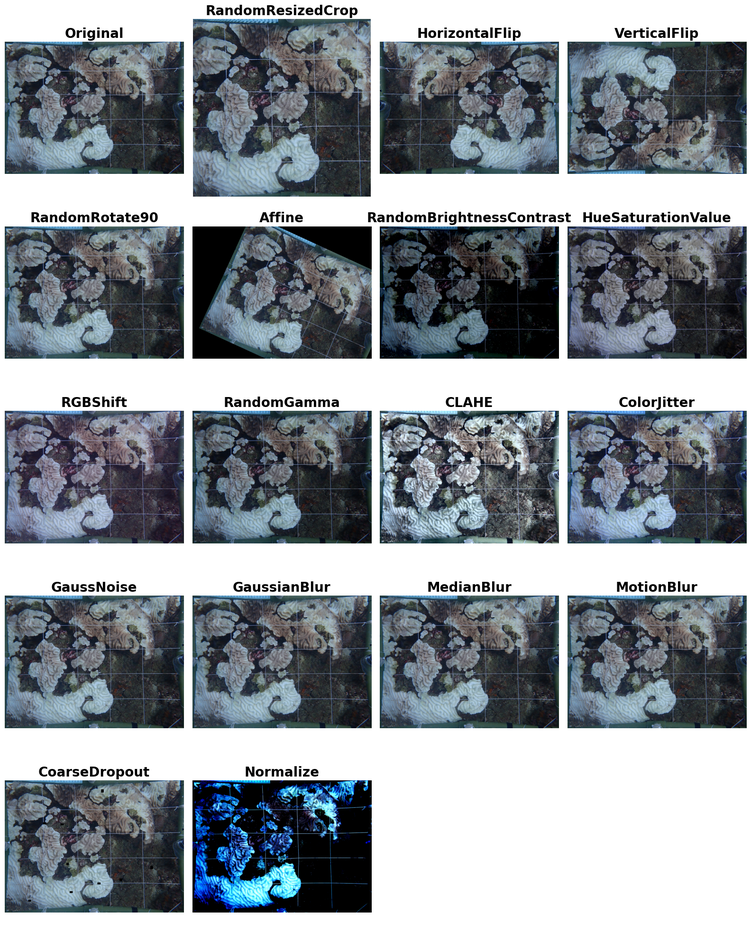
#> input picture all.png, 751 x 940 px, shrunk from 1584 x 1984 before the run; its folder holds only this picture in this run
$ python -i haze_detection_dehazing.py   (imports and definitions only)   (older library calls are emulated)
#> lines starting #> are read from the running program, lines starting #| are printed output that depends on the picture
"""
Automated Haze Detection and Dehazing Techniques for Coral Reef Images

This module provides comprehensive haze detection and dehazing methods specifically
designed for underwater coral reef imagery. It can be integrated into the existing
preprocessing pipeline to improve image quality before cropping and padding.

Key Features:
- Multiple haze detection algorithms (statistical, learning-based, physics-based)
- Various dehazing techniques (DCP, CLAHE, Retinex, CNN-based)
- Automatic quality assessment and method selection
- Integration with existing coral preprocessing pipeline
- Batch processing capabilities
"""

import cv2
import numpy as np
import matplotlib.pyplot as plt
from pathlib import Path
from typing import Tuple, Dict, List, Optional, Union
import warnings
from tqdm import tqdm
import json
# [4 lines of commented-out code are left out]
import logging

# Configure logging
# [1 line not run here, left out]
logger = logging.getLogger(__name__)

class HazeDetector:
    """
    Automated haze detection using multiple complementary methods.
    """

    def __init__(self):
        self.methods = {
            'contrast_based': self._contrast_based_detection,
            'saturation_based': self._saturation_based_detection,
            'dark_channel': self._dark_channel_detection,
            'visibility_based': self._visibility_based_detection,
            'gradient_based': self._gradient_based_detection
        }

    def detect_haze(self, image: np.ndarray, method: str = 'ensemble') -> Dict:
        """
        Detect haze in an image using specified method or ensemble of methods.

        Args:
            image: Input RGB image (H, W, 3)
            method: Detection method ('contrast_based', 'saturation_based',
                   'dark_channel', 'visibility_based', 'gradient_based', 'ensemble',
                   'custom_ensemble', 'contrast_visibility_ensemble')

        Returns:
            Dictionary with haze detection results
        """
        if image.dtype == np.uint8:
            image_float = image.astype(np.float32) / 255.0
        else:
            image_float = image.astype(np.float32)

        if method == 'ensemble':
            return self._ensemble_detection(image_float)
        elif method == 'custom_ensemble':
            return self._custom_ensemble_detection(image_float)
        elif method == 'contrast_visibility_ensemble':
            return self._contrast_visibility_ensemble(image_float)
        elif method in self.methods:
            haze_score = self.methods[method](image_float)
            return {
                'method': method,
                'haze_score': haze_score,
                'has_haze': haze_score > 0.5,
                'confidence': abs(haze_score - 0.5) * 2
            }
        else:
            raise ValueError(f"Unknown method: {method}")

    def _contrast_based_detection(self, image: np.ndarray) -> float:
        """Detect haze based on image contrast."""
        gray = cv2.cvtColor((image * 255).astype(np.uint8), cv2.COLOR_RGB2GRAY)
        contrast = gray.std() / gray.mean() if gray.mean() > 0 else 0

        # Normalize contrast score (lower contrast indicates more haze)
        # Typical clear images have contrast > 0.3, hazy images < 0.2
        haze_score = max(0, min(1, (0.4 - contrast) / 0.2))
        return haze_score

    def _saturation_based_detection(self, image: np.ndarray) -> float:
        """Detect haze based on color saturation."""
        hsv = cv2.cvtColor((image * 255).astype(np.uint8), cv2.COLOR_RGB2HSV)
        saturation = hsv[:, :, 1].astype(np.float32) / 255.0

        mean_saturation = np.mean(saturation)
        # Lower saturation indicates more haze
        haze_score = max(0, min(1, (0.6 - mean_saturation) / 0.4))
        return haze_score

    def _dark_channel_detection(self, image: np.ndarray) -> float:
        """Detect haze using Dark Channel Prior."""
        # Calculate dark channel
        dark_channel = np.min(image, axis=2)
        kernel = cv2.getStructuringElement(cv2.MORPH_RECT, (15, 15))
        dark_channel = cv2.erode(dark_channel, kernel)

        # Higher dark channel values indicate more haze
        mean_dark_channel = np.mean(dark_channel)
        haze_score = min(1, mean_dark_channel / 0.2)  # Normalize
        return haze_score

    def _visibility_based_detection(self, image: np.ndarray) -> float:
        """Detect haze based on visibility estimation."""
        gray = cv2.cvtColor((image * 255).astype(np.uint8), cv2.COLOR_RGB2GRAY)

        # Calculate edge density as visibility measure
        edges = cv2.Canny(gray, 50, 150)
        edge_density = np.sum(edges > 0) / edges.size

        # Lower edge density indicates reduced visibility (more haze)
        haze_score = max(0, min(1, (0.1 - edge_density) / 0.08))
        return haze_score

    def _gradient_based_detection(self, image: np.ndarray) -> float:
        """Detect haze based on image gradients."""
        gray = cv2.cvtColor((image * 255).astype(np.uint8), cv2.COLOR_RGB2GRAY)

        # Calculate gradients
        grad_x = cv2.Sobel(gray, cv2.CV_64F, 1, 0, ksize=3)
        grad_y = cv2.Sobel(gray, cv2.CV_64F, 0, 1, ksize=3)
        gradient_magnitude = np.sqrt(grad_x**2 + grad_y**2)

        mean_gradient = np.mean(gradient_magnitude)
        # Lower gradients indicate more haze
        haze_score = max(0, min(1, (50 - mean_gradient) / 40))
        return haze_score

    def _ensemble_detection(self, image: np.ndarray) -> Dict:
        """Combine multiple detection methods for robust haze detection."""
        results = {}
        scores = []

        for method_name, method_func in self.methods.items():
            try:
                score = method_func(image)
                results[method_name] = score
                scores.append(score)
            except Exception as e:
                logger.warning(f"Method {method_name} failed: {e}")
                results[method_name] = 0.5  # Neutral score
                scores.append(0.5)

        # Weighted ensemble (some methods are more reliable for underwater images)
        weights = {
            'contrast_based': 0.25,
            'saturation_based': 0.3,  # Important for underwater images
            'dark_channel': 0.2,
            'visibility_based': 0.15,
            'gradient_based': 0.1
        }

        ensemble_score = sum(results[method] * weights[method] for method in results.keys())
        confidence = 1.0 - np.std(scores)  # Higher std = lower confidence

        return {
            'method': 'ensemble',
            'haze_score': ensemble_score,
            'has_haze': ensemble_score > 0.4,  # Lower threshold for underwater images
            'confidence': confidence,
            'individual_scores': results
        }

    # [91 lines left out: functions _contrast_visibility_ensemble, _custom_ensemble_detection, not called in this run]


class ImageDehazer:
    """
    Multiple dehazing techniques for underwater coral reef images.
    """

    def __init__(self):
        self.methods = {
            'clahe': self._clahe_dehazing,
            'retinex': self._retinex_dehazing,
            # 'dark_channel_prior': self._dark_channel_prior_dehazing,
            # 'white_balance': self._white_balance_dehazing,
            # 'histogram_equalization': self._histogram_equalization_dehazing,
            # 'gamma_correction': self._gamma_correction_dehazing,
            'unsharp_masking': self._unsharp_masking_dehazing
        }

    def dehaze_image(self, image: np.ndarray, method: str = 'adaptive',
                    haze_info: Optional[Dict] = None) -> Tuple[np.ndarray, Dict]:
        """
        Remove haze from image using specified method.

        Args:
            image: Input RGB image (H, W, 3)
            method: Dehazing method or 'adaptive' for automatic selection
            haze_info: Optional haze detection information for adaptive method

        Returns:
            Tuple of (dehazed_image, processing_info)
        """
        if image.dtype == np.uint8:
            image_float = image.astype(np.float32) / 255.0
        else:
            image_float = image.astype(np.float32)

        if method == 'adaptive':
            return self._adaptive_dehazing(image_float, haze_info)
        elif method in self.methods:
            dehazed = self.methods[method](image_float)
            return dehazed, {'method': method, 'success': True}
        else:
            raise ValueError(f"Unknown dehazing method: {method}")

    def _clahe_dehazing(self, image: np.ndarray) -> np.ndarray:
        """Contrast Limited Adaptive Histogram Equalization."""
        # Convert to LAB color space for better results
        lab = cv2.cvtColor((image * 255).astype(np.uint8), cv2.COLOR_RGB2LAB)

        # Apply CLAHE to L channel
        clahe = cv2.createCLAHE(clipLimit=3.0, tileGridSize=(8, 8))
        lab[:, :, 0] = clahe.apply(lab[:, :, 0])

        # Convert back to RGB
        dehazed = cv2.cvtColor(lab, cv2.COLOR_LAB2RGB)
        return dehazed.astype(np.float32) / 255.0
    def _retinex_dehazing(self, image: np.ndarray, alpha: float = 0.5) -> np.ndarray:
        """
        Controlled Retinex dehazing with blend factor alpha.
        Args:
            image: Input float32 image in [0,1].
            alpha: Retinex blend weight (0 = original only, 1 = full Retinex).
        Returns:
            Blended image in [0,1].
        """
        def single_scale_retinex(img_channel, sigma):
            # SSR: log-domain detail enhancement
            blur = cv2.GaussianBlur(img_channel, (0, 0), sigma)
            return np.log(img_channel + 1e-6) - np.log(blur + 1e-6)

        # Single scale to limit color distortion
        sigma = 15
        retinex_result = np.zeros_like(image)

        # Compute Retinex per channel
        for c in range(3):
            retinex_result[:, :, c] = single_scale_retinex(image[:, :, c], sigma)

        # Normalize to [0,1]
        for c in range(3):
            channel = retinex_result[:, :, c]
            retinex_result[:, :, c] = (channel - channel.min()) / (channel.max() - channel.min() + 1e-6)

        # Blend with original
        blended = alpha * retinex_result + (1 - alpha) * image
        return np.clip(blended, 0, 1)


    # [23 lines of commented-out code are left out]

    # [65 lines left out: functions _dark_channel_prior_dehazing, _white_balance_dehazing, _histogram_equalization_dehazing, not called in this run]

    def _gamma_correction_dehazing(self, image: np.ndarray, gamma: float = 0.7) -> np.ndarray:
        """Gamma correction to brighten dark regions."""
        return np.power(image, gamma)

    # [61 lines left out: functions _unsharp_masking_dehazing, _guided_filter, not called in this run]

    def _adaptive_dehazing(self, image: np.ndarray, haze_info: Optional[Dict] = None) -> Tuple[np.ndarray, Dict]:
        """
        Adaptive dehazing optimized for contrast and visibility enhancement.
        Prioritizes CLAHE and Retinex methods, with combined approach for best results.
        """
        if haze_info is None:
            detector = HazeDetector()
            haze_info = detector.detect_haze(image)

        haze_score = haze_info.get('haze_score', 0.5)

        if haze_score < 0.3:

            method='clahe'
            dehazed=self._clahe_dehazing(image)
        elif haze_score < 0.5:
            method='clahe_guided'
            clahe_result = self._clahe_dehazing(image)
            dehazed = self._guided_filter(clahe_result)
        else:
            method='retinex_clahe'
            # Gentle retinex with strong color preservation
            retinex_result = self._retinex_dehazing(image, alpha=0.4)  # Blend with original
            dehazed = self._clahe_dehazing(retinex_result)
        # # New adaptive strategy focused on contrast and visibility
        # if haze_score < 0.3:
        #     # Light haze - still apply CLAHE for contrast enhancement
        #     # Even "clear" underwater images benefit from contrast improvement
        #     method = 'clahe'
        #     dehazed = self.methods[method](image)

        # elif haze_score < 0.6:
        #     # Moderate haze - combine Retinex + CLAHE for best of both
        #     method = 'retinex_clahe_combined'

        #     # Apply Retinex first for global illumination correction
        #     retinex_result = self._retinex_dehazing(image)

        #     # Then apply CLAHE for local contrast enhancement
        #     clahe_result = self._clahe_dehazing(retinex_result)

        #     dehazed = clahe_result

        # else:
        #     # Heavy haze - use Retinex first, then CLAHE, with stronger processing
        #     method = 'retinex_clahe_heavy'

        #     # Apply Retinex with stronger effect
        #     retinex_result = self._retinex_dehazing(image)

        #     # Apply CLAHE with stronger parameters
        #     clahe_result = self._clahe_dehazing(retinex_result)

        #     # Optional: slight unsharp masking for visibility enhancement
        #     unsharp_result = self._unsharp_masking_dehazing(clahe_result)

        #     # Blend CLAHE and unsharp results (favor CLAHE for contrast focus)
        #     dehazed = 0.8 * clahe_result + 0.2 * unsharp_result

        processing_info = {
            'method': f'adaptive_{method}',
            'haze_score': haze_score,
            'success': True,
            'techniques_used': self._get_techniques_used(method),
            'optimized_for': 'contrast_and_visibility'
        }

        return dehazed, processing_info

    def _get_techniques_used(self, method: str) -> List[str]:
        """Helper method to track which techniques were used."""
        if method == 'clahe':
            return ['CLAHE']
        elif method == 'clahe_guided':
            return ['Multi-Scale Retinex', 'CLAHE']
        elif method == 'clahe_retinex':
            return ['Multi-Scale Retinex', 'CLAHE', 'Unsharp Masking']
        else:
            return [method]


class ImageQualityAssessor:
    """
    Assess image quality before and after dehazing.
    """

    # [46 lines left out: function assess_quality, not called in this run]

    def _calculate_contrast(self, gray: np.ndarray) -> float:
        """Calculate RMS contrast."""
        return gray.std()

    # [4 lines left out: function _calculate_sharpness, not called in this run]

    def _calculate_brightness(self, gray: np.ndarray) -> float:
        """Calculate average brightness."""
        return gray.mean()

    # [36 lines left out: functions _calculate_saturation, _calculate_entropy, _calculate_edge_density, _normalize_metrics, not called in this run]


class CoralImageEnhancer:
    """
    Main class for coral image enhancement with haze detection and dehazing.
    """

    # [219 lines left out: functions __init__, enhance_image, process_image_file, batch_process, demonstrate_haze_detection_dehazing, not called in this run]


# [2 lines not run here, left out]

>>> import cv2
>>> picture = cv2.cvtColor(cv2.imread('all.png'), cv2.COLOR_BGR2RGB)
>>> result = ImageDehazer().dehaze_image(picture)
#> the loop in _ensemble_detection, `for method_name, method_func in self.methods.items():` made 5 passes
#> score on pass 1: 0
#> pass 1, in _contrast_based_detection, `gray = cv2.cvtColor((image * 255).astype(np.uint8), cv2.COLOR_RGB2GRAY)`:
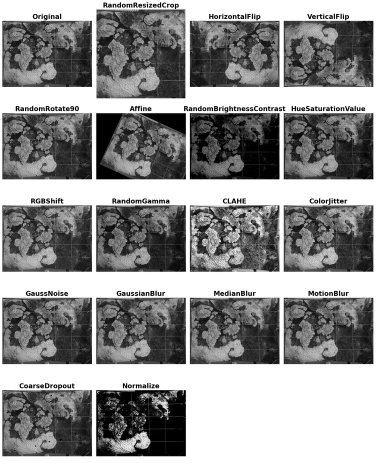
#> gray: shape (940, 751) (shown at 1/2 size); min 0, max 255, mean 144.7
#> pass 2, in _saturation_based_detection, `saturation = hsv[:, :, 1].astype(np.float32) / 255.0`:
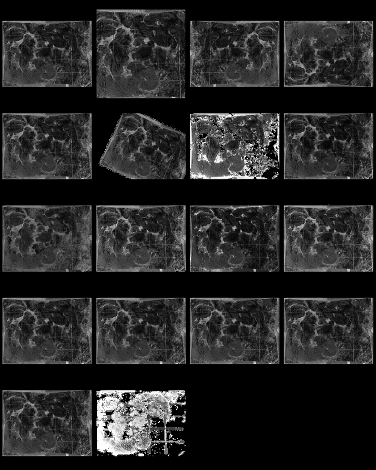
#> saturation: shape (940, 751) float32 (shown at 1/2 size); min 0, max 1, mean 0.152
#> after the loop in _ensemble_detection, `for method_name, method_func in self.methods.items():`: results = {'contrast_based': 0, 'saturation_based': 1, 'dark_channel': 1, 'visibility_based': 0, 'gradient_based': 0}; scores = [0, 1, 1, 0, 0]
#> in _ensemble_detection, `ensemble_score = sum(results[method] * weights[method] for method in r..`: ensemble_score = 0.5
#> in _ensemble_detection, `confidence = 1.0 - np.std(scores)`: confidence = 0.51
#> in _adaptive_dehazing, `haze_info = detector.detect_haze(image)`: haze_info = 5 items
#> in _adaptive_dehazing, `haze_score = haze_info.get('haze_score', 0.5)`: haze_score = 0.5
#> the loop in _retinex_dehazing, `for c in range(3):` made 3 passes
#> pass 1, in single_scale_retinex, `blur = cv2.GaussianBlur(img_channel, (0, 0), sigma)`:
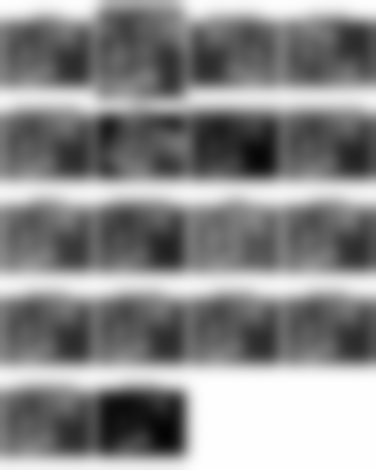
#> blur: shape (940, 751) float32 (shown at 1/2 size); min 0.0181, max 1, mean 0.547
#> after the loop in _retinex_dehazing, `for c in range(3):`:
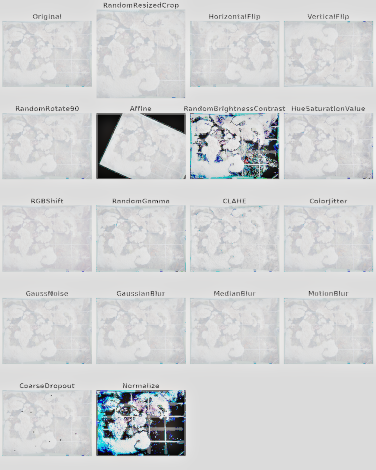
#> retinex_result: shape (940, 751, 3) float32 (shown at 1/2 size); mean R, G, B -0.632, -0.55, -0.495; drawn with min black and max white
#> in _retinex_dehazing, `blended = alpha * retinex_result + (1 - alpha) * image`:
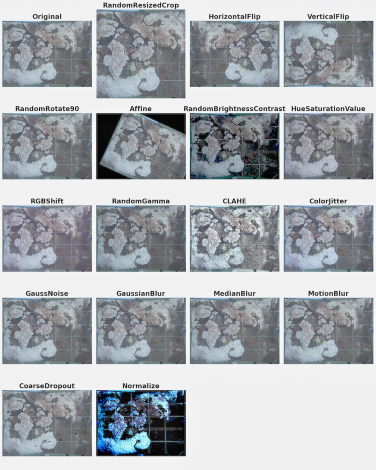
#> blended: shape (940, 751, 3) float32 (shown at 1/2 size); mean R, G, B 0.655, 0.672, 0.692
#> in _clahe_dehazing, `return dehazed.astype(np.float32) / 255.0`:
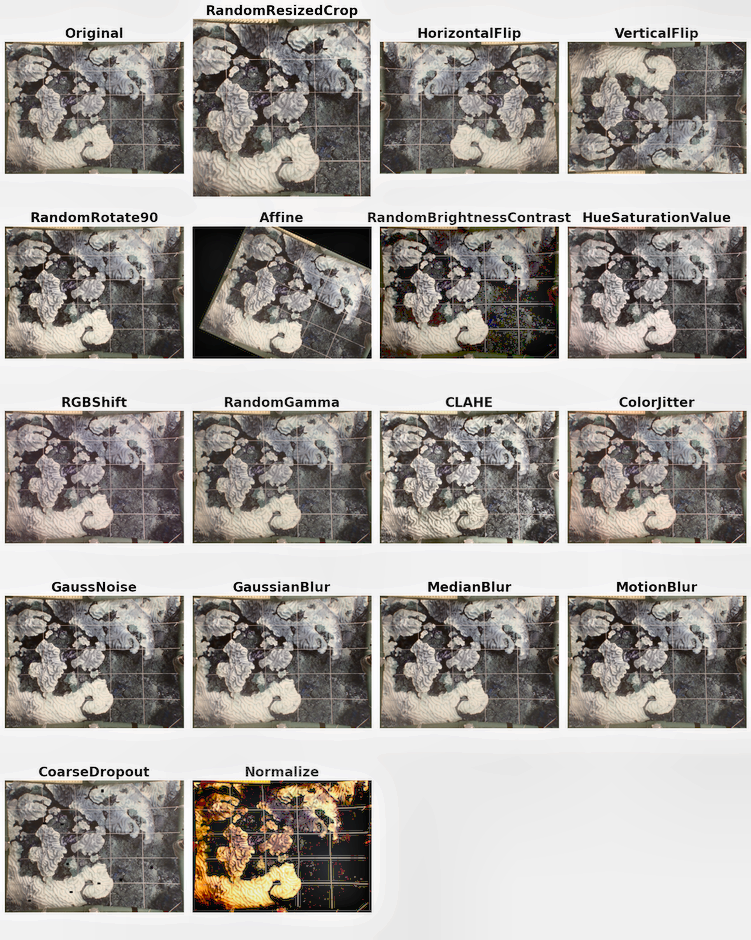
#> returned value: shape (940, 751, 3) float32; mean of channels 0, 1, 2 0.614, 0.631, 0.649; drawn as B, G, R
#> in _adaptive_dehazing, `processing_info = { 'method': f'adaptive_{method}', 'haze_score': haze..`: processing_info = {'method': 'adaptive_retinex_clahe', 'haze_score': 0.5, 'success': True, 'techniques_used': ['retinex_clahe'], 'optimized_for': 'contrast_and_visibility'}
